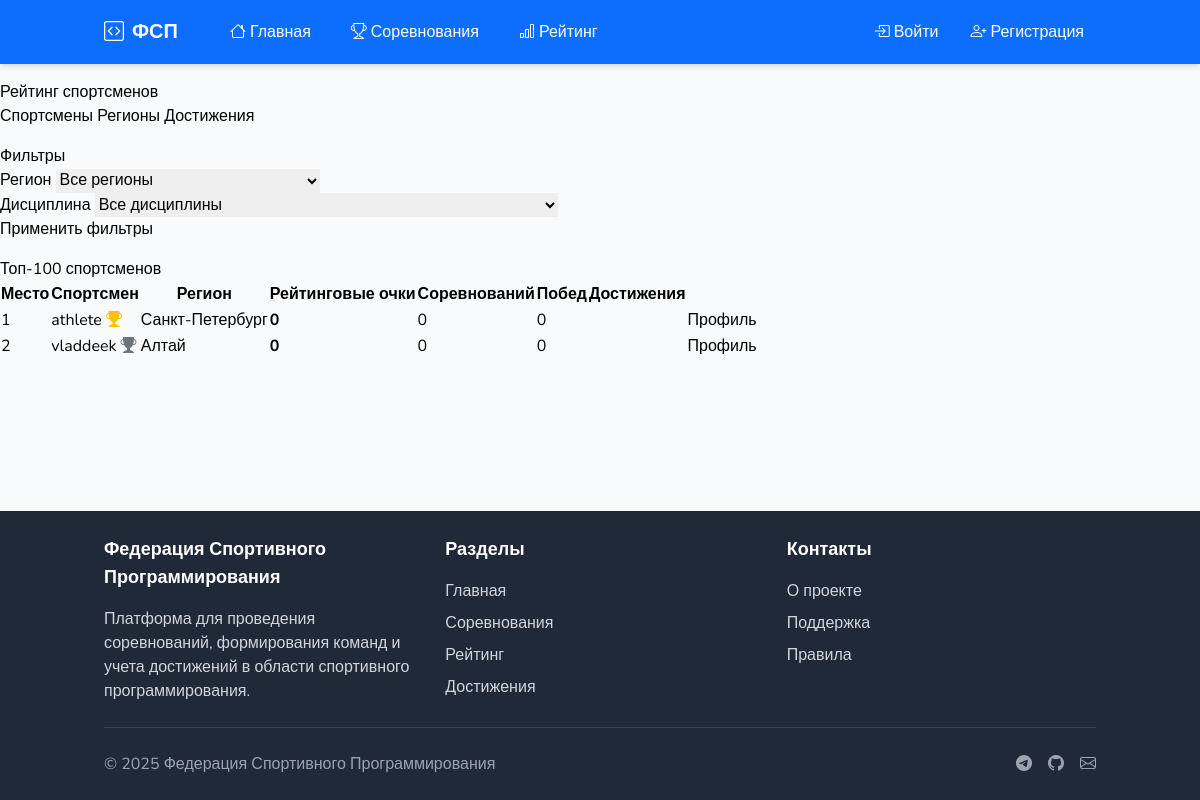
The app's page /rating/athletes with its own data.
### app/models.py (models this page shows, shortened)
class User(UserMixin, db.Model):
    __tablename__ = 'users'
    id = db.Column(db.Integer, primary_key=True)
    username = db.Column(db.String(64), unique=True, index=True)
    email = db.Column(db.String(120), unique=True, index=True)
    password_hash = db.Column(db.String(128))
    role = db.Column(db.String(30), default=UserRole.ATHLETE)
    region_id = db.Column(db.Integer, db.ForeignKey('regions.id'))
    created_at = db.Column(db.DateTime, default=datetime.utcnow)
    rating_points = db.Column(db.Integer, default=0)
    competitions_count = db.Column(db.Integer, default=0)
    wins_count = db.Column(db.Integer, default=0)
    last_competition_date = db.Column(db.DateTime)
    theme = db.Column(db.String(20), default='light')  # Тема интерфейса
    notification_settings = db.Column(db.JSON)  # JSON с настройками уведомлений
    region = db.relationship('Region', backref='users')
    teams_as_captain = db.relationship('Team', backref='captain', lazy='dynamic',
                                       foreign_keys='Team.captain_id')
    team_memberships = db.relationship('TeamMember', backref='user', lazy='dynamic')
    organized_competitions = db.relationship('Competition', backref='organizer', lazy='dynamic',
                                             foreign_keys='Competition.organizer_id')
    results = db.relationship('Result', backref='user', lazy='dynamic',
                              foreign_keys='Result.user_id')
    @property
    def password(self):
        raise AttributeError('Пароль не является читаемым атрибутом')

class Region(db.Model):
    __tablename__ = 'regions'
    id = db.Column(db.Integer, primary_key=True)
    name = db.Column(db.String(100), unique=True)
    code = db.Column(db.String(10), unique=True, nullable=True)  # Код региона (например, 77 для Москвы)
    created_at = db.Column(db.DateTime, default=datetime.utcnow)

### app/routes/rating.py (the view)
@rating.route('/athletes')
def athletes():
    region_id = request.args.get('region', type=int)
    discipline = request.args.get('discipline')
    query = User.query.filter_by(role='athlete').order_by(desc(User.rating_points))
    if region_id:
        query = query.filter_by(region_id=region_id)
    athletes_list = query.limit(100).all()
    regions = Region.query.order_by(Region.name).all()
    disciplines = [
        (CompetitionDiscipline.PRODUCT, "Продуктовое программирование"),
        (CompetitionDiscipline.SECURITY, "Программирование систем информационной безопасности"),
        (CompetitionDiscipline.ALGORITHM, "Алгоритмическое программирование"),
        (CompetitionDiscipline.ROBOTICS, "Программирование робототехники"),
        (CompetitionDiscipline.DRONE, "Программирование беспилотных авиационных систем")
    ]
    return render_template('rating/athletes.html',
                           athletes=athletes_list,
                           regions=regions,
                           disciplines=disciplines,
                           selected_region=region_id,
                           selected_discipline=discipline)

### app/templates/rating/athletes.html (shortened to what this page needs)
{% extends "base.html" %}
{% block content %}
<div class="d-flex justify-content-between align-items-center mb-4">
    <h1>Рейтинг спортсменов</h1>
    <div class="btn-group">
        <a href="{{ url_for('rating.athletes') }}" class="btn btn-primary active">Спортсмены</a>
        <a href="{{ url_for('rating.regions') }}" class="btn btn-outline-primary">Регионы</a>
        <a href="{{ url_for('rating.achievements') }}" class="btn btn-outline-primary">Достижения</a>
    </div>
</div>
<div class="card mb-4">
    <div class="card-header">
        <h5 class="mb-0">Фильтры</h5>
    </div>
    <div class="card-body">
        <form method="GET" action="{{ url_for('rating.athletes') }}">
            <div class="row g-3">
                <div class="col-md-4">
                    <label for="region" class="form-label">Регион</label>
                    <select class="form-select" id="region" name="region">
                        <option value="">Все регионы</option>
                    </select>
                </div>
                <div class="col-md-4">
                    <label for="discipline" class="form-label">Дисциплина</label>
                    <select class="form-select" id="discipline" name="discipline">
                        <option value="">Все дисциплины</option>
                    </select>
                </div>
                <div class="col-md-4 d-flex align-items-end">
                    <button type="submit" class="btn btn-primary w-100">Применить фильтры</button>
                </div>
            </div>
        </form>
    </div>
</div>
<div class="card">
    <div class="card-header">
        <h5 class="mb-0">Топ-100 спортсменов</h5>
    </div>
    <div class="card-body">
        <div class="table-responsive">
            <table class="table table-hover">
                <thead>
                    <tr>
                        <th scope="col">Место</th>
                        <th scope="col">Спортсмен</th>
                        <th scope="col">Регион</th>
                        <th scope="col">Рейтинговые очки</th>
                        <th scope="col">Соревнований</th>
                        <th scope="col">Побед</th>
                        <th scope="col">Достижения</th>
                        <th scope="col"></th>
                    </tr>
                </thead>
                <tbody>
                    {% for athlete in athletes %}
                    <tr>
                        <td>{{ loop.index }}</td>
                        <td>
                            {{ athlete.username }}
                            {% if loop.index <= 3 %}
                                {% if loop.index == 1 %}
                                <i class="bi bi-trophy-fill text-warning"></i>
                                {% elif loop.index == 2 %}
                                <i class="bi bi-trophy-fill text-secondary"></i>
                                {% elif loop.index == 3 %}
                                <i class="bi bi-trophy-fill text-danger"></i>
                                {% endif %}
                            {% endif %}
                        </td>
                        <td>{{ athlete.region.name }}</td>
                        <td><strong>{{ athlete.rating_points }}</strong></td>
                        <td>{{ athlete.competitions_count }}</td>
                        <td>{{ athlete.wins_count }}</td>
                        <td>
                        </td>
                        <td>
                            <a href="#" class="btn btn-sm btn-outline-primary">Профиль</a>
                        </td>
                    </tr>
                    {% endfor %}
                </tbody>
            </table>
        </div>
    </div>
</div>
{% endblock %}
{% block extra_css %}
<link rel="stylesheet" href="https://cdn.jsdelivr.net/npm/bootstrap-icons@1.8.0/font/bootstrap-icons.css">
{% endblock %}s

### app/templates/rating/athletes.html (style rules this page uses)
.bi-trophy-fill.text-warning { color: #ffc107 !important; }
.bi-trophy-fill.text-secondary { color: #6c757d !important; }

### records on screen
User: username "athlete", region.name "Санкт-Петербург", rating_points "0", competitions_count "0", wins_count "0"
User: username "vladdeek", region.name "Алтай", rating_points "0", competitions_count "0", wins_count "0"
